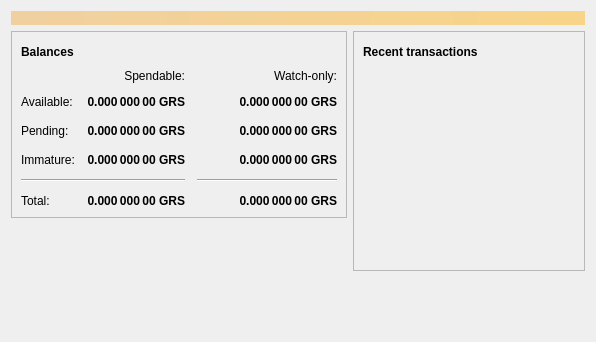
<?xml version="1.0" encoding="UTF-8"?>
<ui version="4.0">
 <class>OverviewPage</class>
 <widget class="QWidget" name="OverviewPage">
  <property name="geometry">
   <rect>
    <x>0</x>
    <y>0</y>
    <width>596</width>
    <height>342</height>
   </rect>
  </property>
  <property name="windowTitle">
   <string>Form</string>
  </property>
  <layout class="QVBoxLayout" name="topLayout">
   <item>
    <widget class="QLabel" name="labelAlerts">
     <property name="visible">
      <bool>false</bool>
     </property>
     <property name="styleSheet">
      <string notr="true">background-color: qlineargradient(x1: 0, y1: 0, x2: 1, y2: 0, stop:0 #F0D0A0, stop:1 #F8D488); color:#000000;</string>
     </property>
     <property name="wordWrap">
      <bool>true</bool>
     </property>
     <property name="margin">
      <number>3</number>
     </property>
    </widget>
   </item>
   <item>
    <layout class="QHBoxLayout" name="horizontalLayout" stretch="1,1">
     <item>
      <layout class="QVBoxLayout" name="verticalLayout_2">
       <item>
        <widget class="QFrame" name="frame">
         <property name="frameShape">
          <enum>QFrame::StyledPanel</enum>
         </property>
         <property name="frameShadow">
          <enum>QFrame::Raised</enum>
         </property>
         <layout class="QVBoxLayout" name="verticalLayout_4">
          <item>
           <layout class="QHBoxLayout" name="horizontalLayout_4">
            <item>
             <widget class="QLabel" name="label_5">
              <property name="font">
               <font>
                <weight>75</weight>
                <bold>true</bold>
               </font>
              </property>
              <property name="text">
               <string>Balances</string>
              </property>
             </widget>
            </item>
            <item>
             <widget class="QPushButton" name="labelWalletStatus">
              <property name="enabled">
               <bool>true</bool>
              </property>
              <property name="maximumSize">
               <size>
                <width>30</width>
                <height>16777215</height>
               </size>
              </property>
              <property name="toolTip">
               <string>The displayed information may be out of date. Your wallet automatically synchronizes with the Groestlcoin network after a connection is established, but this process has not completed yet.</string>
              </property>
              <property name="text">
               <string/>
              </property>
              <property name="icon">
               <iconset resource="../bitcoin.qrc">
                <normaloff>:/icons/warning</normaloff>
                <disabledoff>:/icons/warning</disabledoff>:/icons/warning</iconset>
              </property>
              <property name="iconSize">
               <size>
                <width>24</width>
                <height>24</height>
               </size>
              </property>
              <property name="flat">
               <bool>true</bool>
              </property>
             </widget>
            </item>
            <item>
             <spacer name="horizontalSpacer_3">
              <property name="orientation">
               <enum>Qt::Horizontal</enum>
              </property>
              <property name="sizeHint" stdset="0">
               <size>
                <width>40</width>
                <height>20</height>
               </size>
              </property>
             </spacer>
            </item>
           </layout>
          </item>
          <item>
           <layout class="QGridLayout" name="gridLayout">
            <property name="spacing">
             <number>12</number>
            </property>
            <item row="2" column="2">
             <widget class="QLabel" name="labelWatchPending">
              <property name="font">
               <font>
                <weight>75</weight>
                <bold>true</bold>
               </font>
              </property>
              <property name="cursor">
               <cursorShape>IBeamCursor</cursorShape>
              </property>
              <property name="toolTip">
               <string>Unconfirmed transactions to watch-only addresses</string>
              </property>
              <property name="text">
               <string notr="true">0.000 000 00 GRS</string>
              </property>
              <property name="alignment">
               <set>Qt::AlignRight|Qt::AlignTrailing|Qt::AlignVCenter</set>
              </property>
              <property name="textInteractionFlags">
               <set>Qt::LinksAccessibleByMouse|Qt::TextSelectableByKeyboard|Qt::TextSelectableByMouse</set>
              </property>
             </widget>
            </item>
            <item row="2" column="1">
             <widget class="QLabel" name="labelUnconfirmed">
              <property name="font">
               <font>
                <weight>75</weight>
                <bold>true</bold>
               </font>
              </property>
              <property name="cursor">
               <cursorShape>IBeamCursor</cursorShape>
              </property>
              <property name="toolTip">
               <string>Total of transactions that have yet to be confirmed, and do not yet count toward the spendable balance</string>
              </property>
              <property name="text">
               <string notr="true">0.000 000 00 GRS</string>
              </property>
              <property name="alignment">
               <set>Qt::AlignRight|Qt::AlignTrailing|Qt::AlignVCenter</set>
              </property>
              <property name="textInteractionFlags">
               <set>Qt::LinksAccessibleByMouse|Qt::TextSelectableByKeyboard|Qt::TextSelectableByMouse</set>
              </property>
             </widget>
            </item>
            <item row="3" column="2">
             <widget class="QLabel" name="labelWatchImmature">
              <property name="font">
               <font>
                <weight>75</weight>
                <bold>true</bold>
               </font>
              </property>
              <property name="cursor">
               <cursorShape>IBeamCursor</cursorShape>
              </property>
              <property name="toolTip">
               <string>Mined balance in watch-only addresses that has not yet matured</string>
              </property>
              <property name="text">
               <string notr="true">0.000 000 00 GRS</string>
              </property>
              <property name="alignment">
               <set>Qt::AlignRight|Qt::AlignTrailing|Qt::AlignVCenter</set>
              </property>
              <property name="textInteractionFlags">
               <set>Qt::LinksAccessibleByMouse|Qt::TextSelectableByKeyboard|Qt::TextSelectableByMouse</set>
              </property>
             </widget>
            </item>
            <item row="4" column="0" colspan="2">
             <widget class="Line" name="line">
              <property name="orientation">
               <enum>Qt::Horizontal</enum>
              </property>
             </widget>
            </item>
            <item row="4" column="2">
             <widget class="Line" name="lineWatchBalance">
              <property name="sizePolicy">
               <sizepolicy hsizetype="Preferred" vsizetype="Fixed">
                <horstretch>0</horstretch>
                <verstretch>0</verstretch>
               </sizepolicy>
              </property>
              <property name="minimumSize">
               <size>
                <width>140</width>
                <height>0</height>
               </size>
              </property>
              <property name="orientation">
               <enum>Qt::Horizontal</enum>
              </property>
             </widget>
            </item>
            <item row="5" column="0">
             <widget class="QLabel" name="labelTotalText">
              <property name="text">
               <string>Total:</string>
              </property>
             </widget>
            </item>
            <item row="3" column="1">
             <widget class="QLabel" name="labelImmature">
              <property name="font">
               <font>
                <weight>75</weight>
                <bold>true</bold>
               </font>
              </property>
              <property name="cursor">
               <cursorShape>IBeamCursor</cursorShape>
              </property>
              <property name="toolTip">
               <string>Mined balance that has not yet matured</string>
              </property>
              <property name="text">
               <string notr="true">0.000 000 00 GRS</string>
              </property>
              <property name="alignment">
               <set>Qt::AlignRight|Qt::AlignTrailing|Qt::AlignVCenter</set>
              </property>
              <property name="textInteractionFlags">
               <set>Qt::LinksAccessibleByMouse|Qt::TextSelectableByKeyboard|Qt::TextSelectableByMouse</set>
              </property>
             </widget>
            </item>
            <item row="2" column="3">
             <spacer name="horizontalSpacer_2">
              <property name="orientation">
               <enum>Qt::Horizontal</enum>
              </property>
              <property name="sizeHint" stdset="0">
               <size>
                <width>40</width>
                <height>20</height>
               </size>
              </property>
             </spacer>
            </item>
            <item row="3" column="0">
             <widget class="QLabel" name="labelImmatureText">
              <property name="text">
               <string>Immature:</string>
              </property>
             </widget>
            </item>
            <item row="5" column="1">
             <widget class="QLabel" name="labelTotal">
              <property name="font">
               <font>
                <weight>75</weight>
                <bold>true</bold>
               </font>
              </property>
              <property name="cursor">
               <cursorShape>IBeamCursor</cursorShape>
              </property>
              <property name="toolTip">
               <string>Your current total balance</string>
              </property>
              <property name="text">
               <string notr="true">0.000 000 00 GRS</string>
              </property>
              <property name="alignment">
               <set>Qt::AlignRight|Qt::AlignTrailing|Qt::AlignVCenter</set>
              </property>
              <property name="textInteractionFlags">
               <set>Qt::LinksAccessibleByMouse|Qt::TextSelectableByKeyboard|Qt::TextSelectableByMouse</set>
              </property>
             </widget>
            </item>
            <item row="5" column="2">
             <widget class="QLabel" name="labelWatchTotal">
              <property name="font">
               <font>
                <weight>75</weight>
                <bold>true</bold>
               </font>
              </property>
              <property name="cursor">
               <cursorShape>IBeamCursor</cursorShape>
              </property>
              <property name="toolTip">
               <string>Current total balance in watch-only addresses</string>
              </property>
              <property name="text">
               <string notr="true">0.000 000 00 GRS</string>
              </property>
              <property name="alignment">
               <set>Qt::AlignRight|Qt::AlignTrailing|Qt::AlignVCenter</set>
              </property>
              <property name="textInteractionFlags">
               <set>Qt::LinksAccessibleByMouse|Qt::TextSelectableByKeyboard|Qt::TextSelectableByMouse</set>
              </property>
             </widget>
            </item>
            <item row="0" column="2">
             <widget class="QLabel" name="labelWatchonly">
              <property name="text">
               <string>Watch-only:</string>
              </property>
              <property name="alignment">
               <set>Qt::AlignRight|Qt::AlignTrailing|Qt::AlignVCenter</set>
              </property>
             </widget>
            </item>
            <item row="1" column="0">
             <widget class="QLabel" name="labelBalanceText">
              <property name="text">
               <string>Available:</string>
              </property>
             </widget>
            </item>
            <item row="1" column="1">
             <widget class="QLabel" name="labelBalance">
              <property name="font">
               <font>
                <weight>75</weight>
                <bold>true</bold>
               </font>
              </property>
              <property name="cursor">
               <cursorShape>IBeamCursor</cursorShape>
              </property>
              <property name="toolTip">
               <string>Your current spendable balance</string>
              </property>
              <property name="text">
               <string notr="true">0.000 000 00 GRS</string>
              </property>
              <property name="alignment">
               <set>Qt::AlignRight|Qt::AlignTrailing|Qt::AlignVCenter</set>
              </property>
              <property name="textInteractionFlags">
               <set>Qt::LinksAccessibleByMouse|Qt::TextSelectableByKeyboard|Qt::TextSelectableByMouse</set>
              </property>
             </widget>
            </item>
            <item row="1" column="2">
             <widget class="QLabel" name="labelWatchAvailable">
              <property name="font">
               <font>
                <weight>75</weight>
                <bold>true</bold>
               </font>
              </property>
              <property name="cursor">
               <cursorShape>IBeamCursor</cursorShape>
              </property>
              <property name="toolTip">
               <string>Your current balance in watch-only addresses</string>
              </property>
              <property name="text">
               <string notr="true">0.000 000 00 GRS</string>
              </property>
              <property name="alignment">
               <set>Qt::AlignRight|Qt::AlignTrailing|Qt::AlignVCenter</set>
              </property>
              <property name="textInteractionFlags">
               <set>Qt::LinksAccessibleByMouse|Qt::TextSelectableByKeyboard|Qt::TextSelectableByMouse</set>
              </property>
             </widget>
            </item>
            <item row="2" column="0">
             <widget class="QLabel" name="labelPendingText">
              <property name="text">
               <string>Pending:</string>
              </property>
             </widget>
            </item>
            <item row="0" column="1">
             <widget class="QLabel" name="labelSpendable">
              <property name="text">
               <string>Spendable:</string>
              </property>
              <property name="alignment">
               <set>Qt::AlignRight|Qt::AlignTrailing|Qt::AlignVCenter</set>
              </property>
             </widget>
            </item>
           </layout>
          </item>
         </layout>
        </widget>
       </item>
       <item>
        <spacer name="verticalSpacer">
         <property name="orientation">
          <enum>Qt::Vertical</enum>
         </property>
         <property name="sizeHint" stdset="0">
          <size>
           <width>20</width>
           <height>40</height>
          </size>
         </property>
        </spacer>
       </item>
      </layout>
     </item>
     <item>
      <layout class="QVBoxLayout" name="verticalLayout_3">
       <item>
        <widget class="QFrame" name="frame_2">
         <property name="frameShape">
          <enum>QFrame::StyledPanel</enum>
         </property>
         <property name="frameShadow">
          <enum>QFrame::Raised</enum>
         </property>
         <layout class="QVBoxLayout" name="verticalLayout">
          <item>
           <layout class="QHBoxLayout" name="horizontalLayout_2">
            <item>
             <widget class="QLabel" name="label_4">
              <property name="font">
               <font>
                <weight>75</weight>
                <bold>true</bold>
               </font>
              </property>
              <property name="text">
               <string>Recent transactions</string>
              </property>
             </widget>
            </item>
            <item>
             <widget class="QPushButton" name="labelTransactionsStatus">
              <property name="enabled">
               <bool>true</bool>
              </property>
              <property name="maximumSize">
               <size>
                <width>30</width>
                <height>16777215</height>
               </size>
              </property>
              <property name="toolTip">
               <string>The displayed information may be out of date. Your wallet automatically synchronizes with the Groestlcoin network after a connection is established, but this process has not completed yet.</string>
              </property>
              <property name="text">
               <string/>
              </property>
              <property name="icon">
               <iconset resource="../bitcoin.qrc">
                <normaloff>:/icons/warning</normaloff>
                <disabledoff>:/icons/warning</disabledoff>:/icons/warning</iconset>
              </property>
              <property name="iconSize">
               <size>
                <width>24</width>
                <height>24</height>
               </size>
              </property>
              <property name="flat">
               <bool>true</bool>
              </property>
             </widget>
            </item>
            <item>
             <spacer name="horizontalSpacer">
              <property name="orientation">
               <enum>Qt::Horizontal</enum>
              </property>
              <property name="sizeHint" stdset="0">
               <size>
                <width>40</width>
                <height>20</height>
               </size>
              </property>
             </spacer>
            </item>
           </layout>
          </item>
          <item>
           <widget class="QListView" name="listTransactions">
            <property name="styleSheet">
             <string notr="true">QListView { background: transparent; }</string>
            </property>
            <property name="frameShape">
             <enum>QFrame::NoFrame</enum>
            </property>
            <property name="verticalScrollBarPolicy">
             <enum>Qt::ScrollBarAlwaysOff</enum>
            </property>
            <property name="horizontalScrollBarPolicy">
             <enum>Qt::ScrollBarAlwaysOff</enum>
            </property>
            <property name="selectionMode">
             <enum>QAbstractItemView::NoSelection</enum>
            </property>
           </widget>
          </item>
         </layout>
        </widget>
       </item>
       <item>
        <spacer name="verticalSpacer_2">
         <property name="orientation">
          <enum>Qt::Vertical</enum>
         </property>
         <property name="sizeHint" stdset="0">
          <size>
           <width>20</width>
           <height>40</height>
          </size>
         </property>
        </spacer>
       </item>
      </layout>
     </item>
    </layout>
   </item>
  </layout>
 </widget>
 <resources/>
 <connections/>
</ui>
